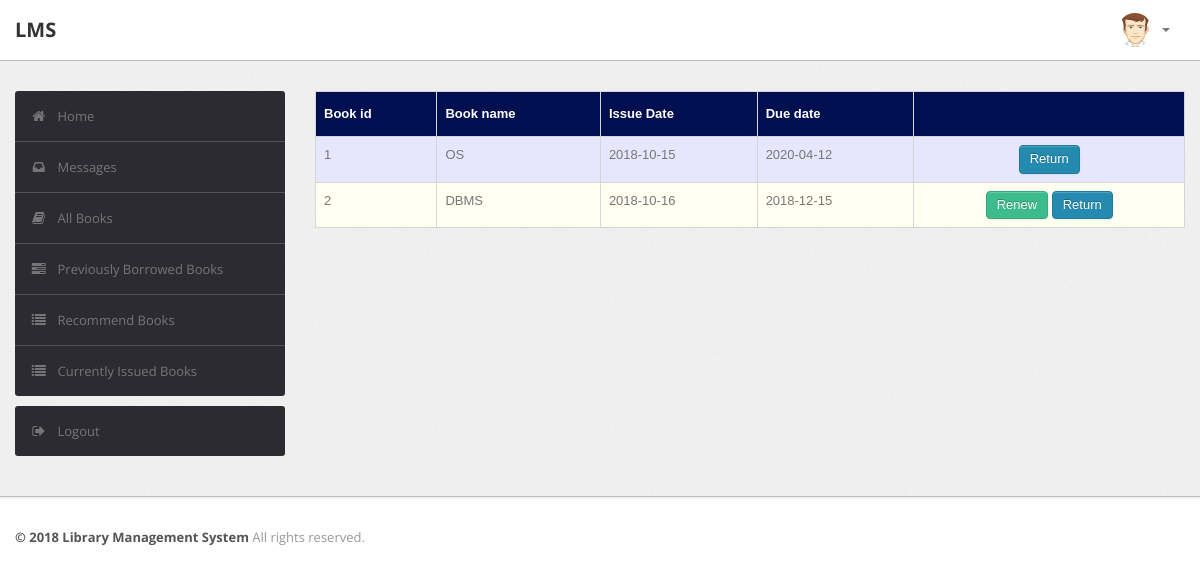
Screenshot of /student/current.php (signed in) with the database file from the repository.
### tables this page shows
CREATE TABLE `record` (
  `RollNo` varchar(50) NOT NULL,
  `BookId` int(10) NOT NULL,
  `Date_of_Issue` date DEFAULT NULL,
  `Due_Date` date DEFAULT NULL,
  `Date_of_Return` date DEFAULT NULL,
  `Dues` int(10) DEFAULT NULL,
  `Renewals_left` int(10) DEFAULT NULL,
  PRIMARY KEY (`RollNo`,`BookId`),
  KEY `BookId` (`BookId`),
  CONSTRAINT `record_ibfk_1` FOREIGN KEY (`RollNo`) REFERENCES `user` (`RollNo`),
  CONSTRAINT `record_ibfk_2` FOREIGN KEY (`BookId`) REFERENCES `book` (`BookId`)
);

CREATE TABLE `book` (
  `BookId` int(10) NOT NULL AUTO_INCREMENT,
  `Title` varchar(50) DEFAULT NULL,
  `Publisher` varchar(50) DEFAULT NULL,
  `Year` varchar(50) DEFAULT NULL,
  `Availability` int(5) DEFAULT NULL,
  PRIMARY KEY (`BookId`)
);

### student/current.php (the view, shortened to what this page needs)
<?php
require('dbconn.php');
?>
<?php
if ($_SESSION['RollNo']) {
    ?>
<!DOCTYPE html>
<html lang="en">
    <head>
        <link type="text/css" href="bootstrap/css/bootstrap.min.css" rel="stylesheet">
        <link type="text/css" href="bootstrap/css/bootstrap-responsive.min.css" rel="stylesheet">
        <link type="text/css" href="css/theme.css" rel="stylesheet">
        <link type="text/css" href="images/icons/css/font-awesome.css" rel="stylesheet">
    </head>
    <body>
        <div class="navbar navbar-fixed-top">
            <div class="navbar-inner">
                <div class="container">
                        <a class="brand" href="index.php">LMS </a>
                    <div class="nav-collapse collapse navbar-inverse-collapse">
                        <ul class="nav pull-right">
                            <li class="nav-user dropdown"><a href="#" class="dropdown-toggle" data-toggle="dropdown">
                                <img src="images/user.png" class="nav-avatar" />
                                <b class="caret"></b></a>
                            </li>
                        </ul>
                    </div>
                </div>
            </div>
        </div>
        <div class="wrapper">
            <div class="container">
                <div class="row">
                    <div class="span3">
                        <div class="sidebar">
                            <ul class="widget widget-menu unstyled">
                                <li class="active"><a href="index.php"><i class="menu-icon icon-home"></i>Home
                                </a></li>
                                 <li><a href="message.php"><i class="menu-icon icon-inbox"></i>Messages</a>
                                </li>
                                <li><a href="book.php"><i class="menu-icon icon-book"></i>All Books </a></li>
                                <li><a href="history.php"><i class="menu-icon icon-tasks"></i>Previously Borrowed Books </a></li>
                                <li><a href="recommendations.php"><i class="menu-icon icon-list"></i>Recommend Books </a></li>
                                <li><a href="current.php"><i class="menu-icon icon-list"></i>Currently Issued Books </a></li>
                            </ul>
                            <ul class="widget widget-menu unstyled">
                                <li><a href="logout.php"><i class="menu-icon icon-signout"></i>Logout </a></li>
                            </ul>
                        </div>
                    </div>
                    <div class="span9">
                        <table class="table" id = "tables">
                                  <thead>
                                    <tr>
                                      <th>Book id</th>
                                      <th>Book name</th>
                                      <th>Issue Date</th>
                                      <th>Due date</th>
                                      <th></th>
                                    </tr>
                                  </thead>
                                  <tbody>
                                <?php
                            $rollno = $_SESSION['RollNo'];
                            $sql="select * from LMS.record,LMS.book where RollNo = '$rollno' and Date_of_Issue is NOT NULL and Date_of_Return is NULL and book.Bookid = record.BookId";
                            $result=$conn->query($sql);
                            while($row=$result->fetch_assoc())
                            {
                                $bookid=$row['BookId'];
                                $name=$row['Title'];
                                $issuedate=$row['Date_of_Issue'];
                                $duedate=$row['Due_Date'];
                                $renewals=$row['Renewals_left'];
                            ?>
                                    <tr>
                                      <td><?php echo $bookid ?></td>
                                      <td><?php echo $name ?></td>
                                      <td><?php echo $issuedate ?></td>
                                      <td><?php echo $duedate ?></td>
                                        <td><center>
                                        <?php
                                         if($renewals)
                                            echo "<a href=\"renew_request.php?id=".$bookid."\" class=\"btn btn-success\">Renew</a>";
                                        ?>
                                        <a href="return_request.php?id=<?php echo $bookid; ?>" class="btn btn-primary">Return</a>
                                        </center></td>
                                    </tr>
                            <?php } ?>
                                    </tbody>
                                </table>
                    </div>
                </div>
            </div>
        </div>
<div class="footer">
            <div class="container">
                <b class="copyright">&copy; 2018 Library Management System </b>All rights reserved.
            </div>
        </div>
    </body>
</html>
<?php }
else {
    echo "<script type='text/javascript'>alert('Access Denied!!!')</script>";
} ?>

### student/css/theme.css (style rules this page uses)
#tables { font-family: "Trebuchet MS", Arial, Helvetica, sans-serif; border-collapse: collapse; width: 100%; }
#tables td, #tables th { border: 1px solid #ddd; padding: 8px; }
#tables tr:nth-child(even) { background-color: #fffff2; }
#tables tr:nth-child(odd) { background-color: #e6e6ff; }
#tables th { padding-top: 12px; padding-bottom: 12px; text-align: left; background-color: #000F50; color: white; }
body { font-size: 13px; font-family: 'Open Sans', Arial, sans-serif; background: #fff; color: #777 }
strong, b { color: #555 }
.wrapper { background: url(../images/bg.png) #eee; border-bottom: 1px solid #bbb; -webkit-box-shadow: 0 1px 2px rgba(0,0,0,0.1); -moz-box-shadow: 0 1px 2px rgba(0,0,0,0.1); box-shadow: 0 1px 2px rgba(0,0,0,0.1); padding: 30px 0 }
.footer { color: #999; padding: 30px 0 60px }
body [class^="icon-"], body [class*=" icon-"] { font-size: 14px; line-height: 20px; height: 20px }
.navbar { position: static!important; margin: 0!important }
.navbar .navbar-inner { background: #fff; border-bottom: 1px solid #bbb; -webkit-box-shadow: 0 1px 2px rgba(0,0,0,0.15); -moz-box-shadow: 0 1px 2px rgba(0,0,0,0.15); box-shadow: 0 1px 2px rgba(0,0,0,0.15) }
.navbar .brand { color: #333; font-weight: bold; font-size: 20px; margin-right: 20px; padding: 20px }
.navbar .nav>li>a { padding: 20px 15px; font-weight: bold; color: #777 }
.nav-user>a { height: 20px }
.nav-avatar { width: 34px; height: 34px; margin: -7px 5px 0 0; -webkit-border-radius: 50%; -moz-border-radius: 50%; border-radius: 50% }
.btn, .btn-box { -webkit-border-radius: 3px; -moz-border-radius: 3px; border-radius: 3px }
.btn { font-size: 13px; font-weight: 600 }
.btn { display: inline-block; margin-bottom: 0; font-weight: 400; text-align: center; vertical-align: middle; cursor: pointer; background-image: none; border: 1px solid transparent; white-space: nowrap; padding: 4px 10px; font-size: 13px; line-height: 1.42857; border-radius: 4px; -webkit-user-select: none; -moz-user-select: none; -ms-user-select: none; user-select: none }
.btn-primary { color: #fff; background-color: #248aaf; border-color: #20799a }
.btn-success { color: #fff; background-color: #3cbc8d; border-color: #36a97f }
.table { margin-bottom: 0 }
.table th, .table td { border-color: #d5d5d5!important }
.widget-menu { background: #fff; -webkit-border-radius: 3px; -moz-border-radius: 3px; border-radius: 3px; overflow: hidden }
.widget-menu a { color: #555; display: block; line-height: 20px; padding: 15px; text-decoration: none!important }
.widget-menu .menu-icon { margin-right: 10px; color: #767676; -webkit-transition: all .2s ease-in-out; -moz-transition: all .2s ease-in-out; transition: all .2s ease-in-out; }
.widget-menu>li+li { border-top: 1px solid #555 }
.widget-menu>li>a { background-color: #2d2b32; color: #767676; -webkit-transition: all .2s ease-in-out; -moz-transition: all .2s ease-in-out; transition: all .2s ease-in-out; }

### rows the page displays
record: BookId.BookId "1", BookId.Title "OS", Date_of_Issue "2018-10-15", Due_Date "2020-04-12"
record: BookId.BookId "2", BookId.Title "DBMS", Date_of_Issue "2018-10-16", Due_Date "2018-12-15"
